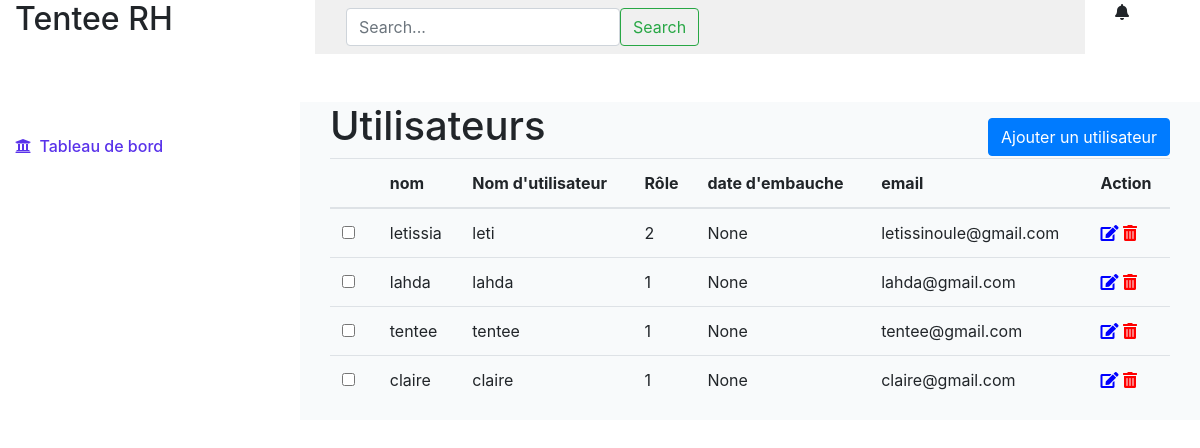
Page /utilisateurs/ on the committed database.
### customuser/models.py (models this page shows, shortened)
class CustomUser(AbstractUser):
    username = models.CharField(_("User name"),  max_length=255, unique=True)
    position = models.CharField(max_length=100,default='')
    date_of_hire = models.DateField(null=True, blank=True)
    salary = models.DecimalField(max_digits=10, decimal_places=2, null=True, blank=True)
    address = models.TextField(null=True, blank=True)
    phone_number = models.CharField(max_length=15, blank=True, null=True)
    email = models.EmailField(blank=True, null=True)
    department = models.CharField(max_length=100,default='')
    ROLES = (
        (1, 'Développeur'),
        (2, 'Gestionnaire RH'),
        (3, 'Formateur'),
        (4, 'Chef des projets'),
        (5, 'Apprenant'),
    )
    role = models.PositiveIntegerField(default=None, null=True, blank=True, choices=ROLES)
    USERNAME_FIELD = "username"
    REQUIRED_FIELDS = []
    objects = CustomUserManager()

### authentification/views.py (the view)
# urls.py: path('utilisateurs/', views.utilisateurs, name='authentification.utilisateurs'),
def utilisateurs(request):
    users = CustomUser.objects.filter(is_superuser=False)
    return render (request, 'authentification/utilisateurs.html', {'users': users})

### authentification/templates/authentification/utilisateurs.html (shortened to what this page needs)
{% extends 'base_dashboard.html'%}
{% block content %}
<div class="container-fluid">
    <div class="row">
        <div class="col-md-6">
            <h1>Utilisateurs</h1>
        </div>
        <div class="col-md-6 text-right">
            <button type="button" class="btn btn-primary float-right mt-3" data-toggle="modal" data-target="#exampleModal">
                Ajouter un utilisateur
            </button>
        </div>
    </div>
    <table class="table">
        <thead>
            <tr>
                <th></th>
                <th>nom</th>
                <th>Nom d'utilisateur</th>
                <th>Rôle</th>
                <th>date d'embauche</th>
                <th>email</th>
                <th>Action</th>
            </tr>
        </thead>
        <tbody>
            {% for user in users %}
                <tr>
                    <td>
                        <div class="form-check">
                            <input class="form-check-input" type="checkbox" value="" id="defaultCheck1{{ user.id }}">
                        </div>
                    </td>
                    <td>{{ user.first_name }}</td>
                    <td>{{ user.username }}</td>
                    <td>{{ user.role }}</td>
                    <td>{{ user.date_of_hire}}</td>
                    <td>{{ user.email}}</td>
                    <td>
                        <a href="{% url 'authentification.edit' user.id %}">
                            <i class="fas fa-edit" style="color: blue;"></i>
                        </a>
                        <a href="{% url 'authentification.delete' pk=user.pk %}">
                            <i class="fas fa-trash-alt" style="color: red;"></i>
                        </a>
                    </td>
                </tr>
            {% endfor %}
    </tbody>
    </table>
</div>
{% endblock %}

### authentification/static/authentification/css/dashboard.css (style rules this page uses)
a { color: #000000; }

### rows in the picture
CustomUser: first_name "letissia", username "leti", role "2", date_of_hire "None", email "letissinoule@gmail.com"
CustomUser: first_name "lahda", username "lahda", role "1", date_of_hire "None", email "lahda@gmail.com"
CustomUser: first_name "tentee", username "tentee", role "1", date_of_hire "None", email "tentee@gmail.com"
CustomUser: first_name "claire", username "claire", role "1", date_of_hire "None", email "claire@gmail.com"
